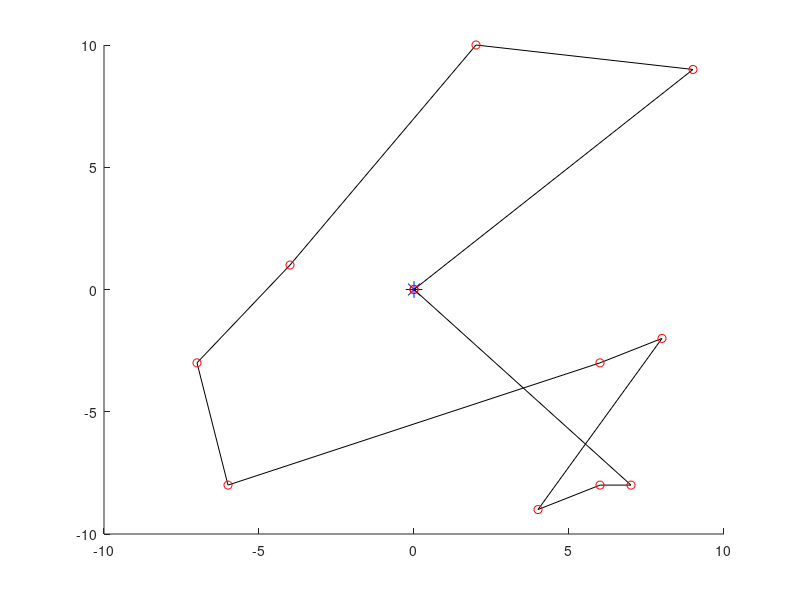
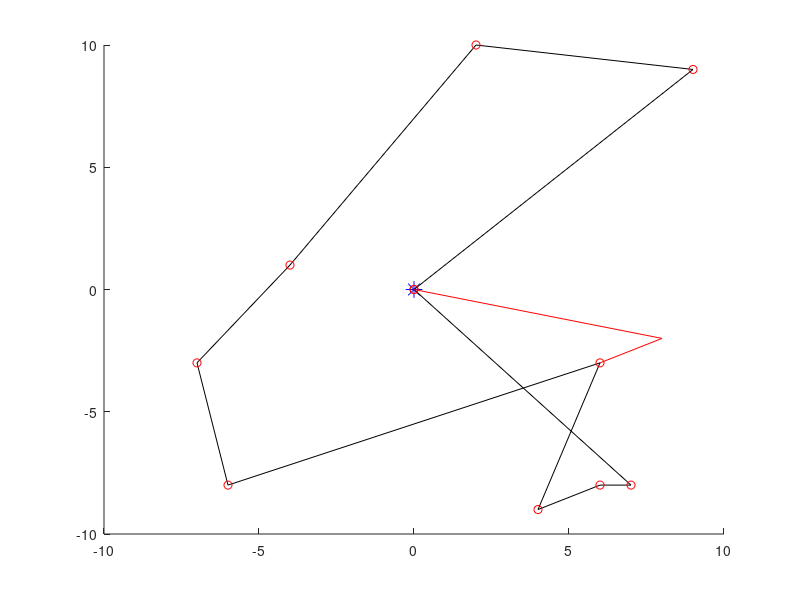
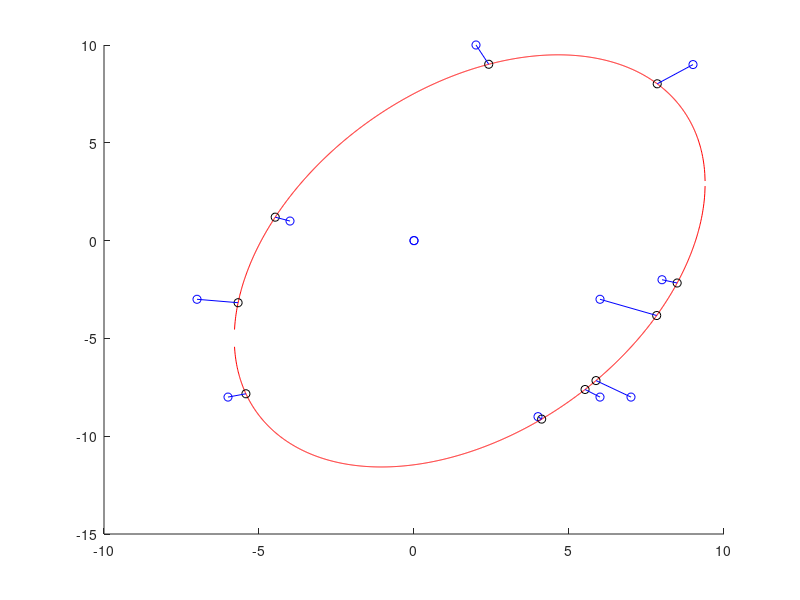

Reproduce these figures in MATLAB, in order.
function[] = TDRA( )
% This main function will execute the entirety of the Truck and Drone 
% routing algorithm. 

%%%
% When it comes to calculating the "travel time between two customers" we will 
% use the distance between the two nodes for trucks. When calculating the 
% travel time between two customers by UAV, we will use the distance but 
% divided by a speed factor of 1.5.
%%%

    % Variables 
    %      C0            Set of customer locations with depot as the starting
    %                     location where C0.x is the x location of the
    %                     customers and C0.y is the y locations of the
    %                     customers. 
    %       c            Number of customers
    %       U            Set of drones
    %       u            Number of drones
    % aafDistancesTruck  Travel times between two customers i & j by truck
    %     soln           Our representation of the solution where:
    %                      ansoln.Part1 represents the sequence of customers
    %                          visited by the truck
    %                      ansoln.Part2 represents the assignment of
    %                          customers to UAVs & also the sequence of
    %                          visits by each UAV
    %                      ansoln.Part3 represents the launch locations of
    %                          each UAV for every flight
    %                      ansoln.Part4 represents the reconvene locations of
    %                          each UAV for every flight
    %       Rmax         Maximum number of iterations that our heuristic
    %                      will run
    %       WeightInfo   The weight of each heuristic which serves as an
    %                      indicator of the performance of the heuristic

    
    
    
    % Generate customer locations
%     C0.x = (50 - -50)*rand(1, 4) + -50;
%     C0.y = (50 - -50)*rand(1, 4) + -50;
%     C0.x = [ 0 -10 0 0 ]; % we treat the first slot as the depot;
%     C0.y = [ 0 0 -10 -5 ];  % we treat the first slot as the depot;
%     C0.x = [ 0 randi([-10, 10], 1, 10) 0 ];
%     C0.y = [ 0 randi([-10, 10], 1, 10) 0 ];
    
    C0.x = [ 0 -4 -7 -6 4 6 2 9 8 7 6 0 ];
    C0.y = [ 0 1 -3 -8 -9 -3 10 9 -2 -8 -8 0];
    
% %          0  1  2  3  4  0   Customer ID
% %          1  2  3  4  5  6   Indices
%     C0.x = [ 0  8  6 -7  1  0 ];
%     C0.y = [ 0 -2 -3 -3  2  0 ];

%            0  1  2  3  4  5  6  0  Customer ID
%            1  2  3  4  5  6  7  8  Indices
%     C0.x = [ 0 -2 -3  2  2  7 -4  0 ]; 
%     C0.y = [ 0  4  1  4  3  1  3  0 ]; 

% 
%     C0.x = [0, 1, 2, 3, 3, 2, 1, 0 ]
%     C0.y = [0, 1, 1, 0.1, -1, -1, -1, 0]

%%%%%%%%%%%%%%%%%%%%%%%%Testing ellipse fitting %%%%%%%%%%%%%%%%%%%%%%%%
% Slanted ellipse
%     C0.x = [ 1, 2, 3, 4, 4.5, 5, 5.5, 6, 6, 5.7, 5.5, 5, 4, 3, 1, ...
%              -1, -3, -6, -7, -7.5, -7, -6, ...
%              -3, -2, -1, -4, -5];
%     C0.y = [ 7, 6, 5, 4, 3, 2, 0.5, -1, -1.5, -3.5, -4, -5, -5.3, -5.2, -4.5,...
%              8, 8, 7, 6, 4, 2, 0, ...
%              -2.5, -3, -3.5, -1.5, -1];
    

% Ellipse along x axis; This works well 
%     C0.x = [ -3, -2.5, -2, -1.5, -1, -.5, 0, .5, 1, 1.5, 2, 2.5, 3, -3, -2.5, -2, -1.5, -1, -.5, 0, .5, 1, 1.5, 2, 2.5, 3 ];
%     C0.y = [ 0.54, 1.06, 1.34, 1.52, 1.64, 1.71, 1.73, 1.71, 1.64, 1.54, 1.34, 1.06, .54, -0.54, -1.06, -1.34, -1.52, -1.64, -1.71, -1.73, -1.71, -1.64, -1.54, -1.34, -1.06, -.54 ];

% Ellipse along y axis
%     C0.x = [ 0 [ -2 : 0.5 : 2 ] [ -2 : 0.5 : 2 ] 0]
%     C0.y = [0 sqrt( 1 - (C0.x(1 : 9).^2)/4 ) [ -1*sqrt( 1 - (C0.x(10 : 18).^2)/4 ) ] 0 ]
    



    % Plot the customer locations
%     hold on
%     figure( 1 );
%     plot(0,0,'b*', 'MarkerSize', 12)
%     plot(C0.x, C0.y, 'bo')
%     hold off

    
    % Numbers of customers (excluding the depot) 
    c = length(C0.x) - 2;
    
    % Number of drones
    U = [1, 2];
    u = length(U);
    
    % Initial and final temperature (Inputs for SA)
    T0 = 90;
    TFinal = 0.01; 
    Beta_SA = 0.99;
    Imax = 20;
    
    % Calculate the distances between each all points
    % Here, our first row of the columns is how far our depot is from each 
    % of the customers. 
    aafDistances = calculateDistances(C0.x, C0.y);
    
    
    % Initialize solution data structure
    soln.anPart1 = zeros(1, length(C0.x));  % the Truck Route
    soln.anPart2 = [-1];  % Assignment of customers to UAVs
    soln.anPart3 = [-1];  % Launch locations of the UAVs
    soln.anPart4 = [-1];  % Reconvene locations of the UAVs
    
    
    % Generate initial solution s, to the STRPD based on SA
    s = simulatedAnnealing(c, aafDistances, soln, T0, TFinal, Beta_SA, Imax, u);
    
%%%%%%%%%%%%%%%%%%%%%%%%%%%%%%%%%%%%%%%%%%%%%%%%%%%%%%%%%%%%%%%%%%%%%%%%
    % Test plotting our path with drones
    % THis is correct btw
%     s.anPart1 = [ 0 4 2 3 0 ];
%     s.anPart3 = [ 2 -1 ];   % These indices refer to the cell number in part 1, so this is wrong. 
%     s.anPart2 = [ 1 -1 ];   % visits customer 1
%     s.anPart4 = [ 3 -1 ];   % returns to index 2 of s.anPart1 (which is customer 3)
% 
%     s.anPart1 = [ 0 4 3 1 2 0 ];    % MOST RECENT TEST
%     s.anPart3 = [ 1 -1 4 ];
%     s.anPart2 = [ 5 -1 6 ];
%     s.anPart4 = [ 3 -1 5 ]; 
    
%     s.anPart1 = [ 0 4 2 0 ];
%     s.anPart3 = [ 2 3 -1 ];   % These indices refer to the cell number in part 1, so this is wrong. 
%     s.anPart2 = [ 1 3 -1 ];   % visits customer 1
%     s.anPart4 = [ 3 4 -1 ];   % returns to index 2 of s.anPart1 (which is customer 3)

%     s.anPart1 = [ 0 4 2 0 ];
%     s.anPart3 = [ 2 -1 3 ];   % These indices refer to the cell number in part 1, so this is wrong. 
%     s.anPart2 = [ 1 -1 3 ];   % visits customer 1
%     s.anPart4 = [ 3 -1 4 ];   % returns to index 2 of s.anPart1 (which is customer 3)

%     s.anPart1 = [ 0 4 2 0 ];
%     s.anPart3 = [ 2 -1 3 ];   % These indices refer to the cell number in part 1, so this is wrong. 
%     s.anPart2 = [ 1 -1 3 ];   % visits customer 1
%     s.anPart4 = [ 3 -1 4 ];   % returns to index 2 of s.anPart1 (which is customer 3)
%%%%%%%%%%%%%%%%%%%%%%%%%%%%%%%%%%%%%%%%%%%%%%%%%%%%%%%%
%%%%%%%%%%%%%%%%%%%%%%%%%%%%%%%%%%%%%%%%%%%%%%%%%%%%%%%%%%%%%%%%%%%%%%%%

    % Plot the truck and drone route
    plot_route( C0, s, 1);
    
    
    % Initialize best solution, the rsult of the best solution, the 
    % iteration number, and the temperature
    s_best = s;
    fs_best = f(aafDistances, s_best, u);
    
    
    % Elliptical stuff
    solnOut = ellipticalCustomerAssignment( s_best, C0, u);
    
    % ALAN FIX THIS
    % The reason our plot isn't working too well is because for whatever
    % reason, the solnOut is choosing to return to a customer location that
    % is further away than the one it should be returning to . 
    hold on; 
    plot_route( C0, solnOut, 4)
    hold off; 
    
    f(aafDistances, solnOut, u)

    % This is line 4 of Algorithm 1: Outline of the TDRA
    solnTest = apply_heuristic_2_opt(solnOut, C0, aafDistances)

    WeightInfo = weight_init();

    Rmax = 10; 
    for iIter = 1 : Rmax
        nHeuristic = select_heuristic(WeightInfo);
    end
    
end

%%%%%%%%%%%%%%%%%%%%%%%%%%%%%%%%%%%%%%%%%%%%%%%%%%%%%%%%%%%%%%%%%%%%%%%%%%%
function[ ] = plot_route( C0, s, fig_num ) 
% plot_route will take in the customer locations & the initial solution
% produced via the Simulated annealing method. It will then plot the route 
% the truck will take. 
% Input 
%   C0      The locations of all the customers
%   s       The route we are plotting 
%   u       The number of drones 
%  fig_num  The number of the figure
% Output
%   

    % Variables
    %    a, b     Placeholder variables for the coordinates 
    %  nCustInd   counter to keep track of the customer indices 
    
    % Plot the truck route
    nCustInd = 2;
    a = [ 0 ]; 
    b = [ 0 ]; 
    
    % Fill in these a and b arrays
%     for i = s.anPart1( 2 : length(C0.x) - 1 )
    for i = s.anPart1( 2 : length(s.anPart1) - 1)
        a(nCustInd) = C0.x(i+1);
        b(nCustInd) = C0.y(i+1);
        nCustInd = nCustInd + 1; 
        a;
        b;
    end

    a(end + 1) = 0;
    b(end + 1) = 0;


        
    % Initialize the coords visited by the drones
    aanDrones = zeros(length(s.anPart2)-1, 6);
    
    C0;
    s; 
    % Fill in this matrix
    for iCustomer = 1 : length(s.anPart2)        
        if s.anPart2(iCustomer) == -1
            aanDrones( iCustomer, : ) = -1*ones(1, 6);
%             aanDrones = [ aanDrones ; -1*ones(1, 6) ]
            
        else
            aanDrones(iCustomer, 1) = C0.x(s.anPart1(s.anPart3(iCustomer)) + 1);
            aanDrones(iCustomer, 4) = C0.y(s.anPart1(s.anPart3(iCustomer)) + 1);

            aanDrones(iCustomer, 3) = C0.x(s.anPart1(s.anPart4(iCustomer)) + 1);
            aanDrones(iCustomer, 6) = C0.y(s.anPart1(s.anPart4(iCustomer)) + 1);

            aanDrones(iCustomer, 2) = C0.x(s.anPart2(iCustomer) + 1);
            aanDrones(iCustomer, 5) = C0.y(s.anPart2(iCustomer) + 1);
        end
    end
    
    
    
    % Plot the drone route
    aColors = ["r--", "b--", "g--", "k--", "m--"];
        
    % 
    aDimensions = size(aanDrones);
    
    % Plot this stuff
    figure(fig_num)
    hold on; 
    plot(0,0,'b*', 'MarkerSize', 12)
    plot(a, b, 'k-')
    plot(a, b, "ro")
    
    iDrone = 1; 
    for iRow = 1 : aDimensions 
        x = [ 0 ];
        y = [ 0 ]; 
        
        if aanDrones(iRow, 1) == -1
            iDrone = iDrone + 1; 
        else
            for iCol = 1 : 3
                x(iCol) = aanDrones(iRow, iCol);
                y(iCol) = aanDrones(iRow, iCol+3);
            end
            
            plot(x, y, aColors(iDrone));
        end
    end
    hold off; 
end

function[ aafDistances ] = calculateDistances( x, y )
% calculateDistances will calculate the distances between all the points 
%   on the graph
% INPUT
%   x, y   the x and y coordinates of the customers
% OUTPUT
%   aafDistances   An array of distances where D_ij is the distance between 
%                    house i and house j; this matrix should be symmetric

    % Variables
    %
    
    % Initialize the distances array
    aafDistances = zeros(length(x));
    
    % Calculate the distances
    for i = 1 : length(x)
        for j = 1 : length(x)
            aafDistances( i, j ) = sqrt( (x(i) - x(j))^2 + (y(i) - y(j))^2 );
        end
    end
    
end

function[ s_best ] = ...
    simulatedAnnealing( c, aafDistances, soln, T0, TFinal, Beta_SA, Imax, u)
% simulatedAnnealing function will take in an array of distances 
% and will generate a random TRP (traveling repairman problem).
% INPUT
%   c              The length of the soln
%  aafdistances    Array of distances between customers
%  soln            Data structure of solution
%   T0             The initial temperature
%   TFinal         The final temperature we want to approach
%  Beta_SA         The cooling schedule for our simulated annealing
%   Imax           The maximum number of iterations
%   u              The numebr of drones
% OUTPUT
%  s_best          Returns the best solution to the TRP 


    % Variables
    %  soln       Data structure with solutions parts 1, 2, 3, and 4 
    %     s       Solution to the TRP problem
    %  s_best     Best solution
    % fs_best     The result of the best solution7
    %     T       The current temperature of our simulated annealing
    

    % Initialize our current and final temperatures
    T = T0;     
    
    % Generate a ranomd TRP (Traveling Repairman Problem) 
    % randomly insert all customers into vector    
    soln.anPart1 = [ 0 randperm(c) 0 ];
    s = soln; % create duplicate of soln for comparison
    
    % Initilaize the best solution and the best result 
    s_best = s;
    fs_best = f(aafDistances, s, u); 
    
    sPrime = soln;
    
    % Run the simulated annealing process
    while T > TFinal
        for i = 1 : Imax 
            % Find neighbor to s
            sPrime.anPart1 = neighbor(s);
            

            
            % Check if neighbor is better than current solution 
            diff = fs_best - f(aafDistances, sPrime, u);
            
            % Check if neighbor is better
            if f(aafDistances, sPrime, u) < f(aafDistances, s_best, u)
                s_best.anPart1 = sPrime.anPart1;
                fs_best = f(aafDistances, sPrime, u); 
            end
            
            % Boltzmann probability time babbbyyyy
            if rand() < exp(-abs(diff) / T)
                s.anPart1 = sPrime.anPart1;
            end
            
        end
        
        % Cooling schedule
        T = Beta_SA * T; 
    end
    
    
    
end

function[ solnOut ] = ellipticalCustomerAssignment( solnIn, C0, k )
% The ellipticalCustomerAssignment heuristic function will take in a soln
% and then will return another solution. 

% INPUT
%  solnIn      This is the input solution
%  C0          The locations (coordinates) of the customers
%  k           Number of drones
% OUTPUT
%  solnOut     This is the output solution

    % VARIABLES
    %    D        The design matrix
    %    C        The constraint matrix
    %    S        Scatter matrix
    %    V        Matrix with columns being the eigenvectors
    %    D        Matrix where diagonals are eigenvalues
    %    g        Anonymous function for distance from point to conic
    %    h        Anonymous function for distance between two points
    % aVectorScaled  The parameters that create our ellipse
    % anSortedTruckCustomers   Vector of truck customers sorted by distance
    %                          to ellipse
    % aafDistances  Get the distances between all the points
    
    
    % Create matrix of distances
    aafDistances = calculateDistances(C0.x, C0.y);
    
    % Assign initial variables 
    solnOut = solnIn; 
    fSolnOut = f( aafDistances, solnIn, k);
    
    % Fit an ellipse to C0 
    % First create our design matrix
    D = zeros(length(C0.x) - 1, 6);
    for iRow = 1 : length(C0.x) - 1
        D( iRow, 1 ) = (C0.x(iRow))^2;
        D( iRow, 2 ) = C0.x(iRow) * C0.y(iRow);
        D( iRow, 3 ) = (C0.y(iRow))^2;
        D( iRow, 4 ) = C0.x(iRow);
        D( iRow, 5 ) = C0.y(iRow);
        D( iRow, 6 ) = 1;
        

    end
    
    
    % Next our constraint matrix
    C = zeros(6); 
    C(1, 3) = 2;
    C(3, 1) = 2;
    C(2, 2) = -1; 
    
    % Create scatter matrix
    S = D' * D;
    
    % Find our eigenvalues and eigenvectors
    [ eigenvector, eigenvalue ] = eig( S, C );
    
    % Find the smallest eigenvalue
    fMinDiag = inf;
    for iDiagonal = 1 : 6
        if eigenvalue(iDiagonal, iDiagonal) > 1e-6 && eigenvalue(iDiagonal, iDiagonal) < fMinDiag
            iMinDiag = iDiagonal;
            fMinDiag = eigenvalue(iDiagonal, iDiagonal);
        end
    end
    
    
    % Scale the parameters so that a'C*a = 1
    aVector = eigenvector( :, iMinDiag );
    fScaling = aVector' * C * aVector;
    aVectorScaled = aVector / sqrt(fScaling);
        
    
    % This function gives us the algebraic distance of any point (x, y)
    % from the conic. 
    g = @( a, x, y) (a(1)*x.^2 + a(2).*x.*y + a(3)*y.^2 + a(4)*x + a(5)*y + a(6));
    
    
    % Create functions from the quadratic formulas    
    fplus  = @(a, x) ( -(a(2)*x + a(5)) + sqrt( (a(2)*x + a(5)).^2 - 4*a(3)*(a(1)*x.^2 + a(4)*x + a(6)) ) ) / (2*a(3));
    fminus = @(a, x) ( -(a(2)*x + a(5)) - sqrt( (a(2)*x + a(5)).^2 - 4*a(3)*(a(1)*x.^2 + a(4)*x + a(6)) ) ) / (2*a(3));
    
    
    % Create array of points
    afXData = [ min(C0.x) - 10 : 0.01 : max(C0.x) + 10 ];
    % Check to see if the x and y are imaginary
    counter = 1;
    for x = afXData
        if isreal(fplus( aVectorScaled, x )) && fplus( aVectorScaled, x) ~= 0
            afXGoodData(counter) = x;
            afYDataPositive(counter) = fplus( aVectorScaled, x ); 
        end
        
        if isreal(fminus( aVectorScaled, x )) && fminus( aVectorScaled, x) ~= 0
            afYDataNegative(counter) = fminus( aVectorScaled, x );
        end
        
        if isreal(fminus( aVectorScaled, x )) && isreal(fplus( aVectorScaled, x ))
            counter = counter + 1; 
        end
        
        
    end
               
    
    % Plot the points
    figure(12345)
    hold on; 
    plot(C0.x, C0.y, 'bo')
    plot(afXGoodData, afYDataPositive, 'r-')
    plot(afXGoodData, afYDataNegative, 'r-')
    

    
    % Given a customer point (xi, yi), find the point (x, y) on an ellipse
    % that minimizes the distance between (xi, yi) and (x, y)
    
    % Set the max number of iterations, the threshold
    % for convergence
    nMax = 30; 
    fThreshold = 10^(-6);
    
    % Hard code the function and its jacobian
    h = @(x, y, lambda, xi, yi, a) ...
        [ 2*x - 2*xi + 2*a(1)*x*lambda + a(2)*lambda*y + a(4)*lambda; 
          2*y - 2*yi + a(2)*lambda*x + 2*a(3)*lambda*y + a(5)*lambda; 
          a(1)*x^2 + a(2)*x*y + a(3)*y^2 + a(4)*x + a(5)*y + a(6) ];

    h_jacobian = @(x, y, lambda, xi, yi, a) ...
        [ 2 + 2*a(1)*lambda, a(2)*lambda, 2*a(1)*x + a(2)*y + a(4); 
          a(2)*lambda, 2 + 2*a(3)*lambda, a(2)*x + 2*a(3)*y + a(5); 
          2*a(1)*x + a(2)*y + a(4), a(2)*x + 2*a(3)*y + a(5), 0 ];
      
   % Initialize ellipse points
   afEllipse.x = [];
   afEllipse.y = [];
   
   % Initialize vector of distances
   afDistanceFromEllipse = zeros(1, length(C0.x)-2); 
    
   %Instead of iterating through the length of the arrays, iterate through   
   for nCustomer = solnIn.anPart1(2 : end - 1)
       % Set initial guess
       %                  x                y        lambda
       afGuess = [ C0.x(nCustomer + 1); C0.y(nCustomer + 1); 0 ]; 
       
       
       % Get the unknowns
       [ ae_vals, j, aUnknowns ] = ... 
           newtons_method( nMax, afGuess, fThreshold, h, h_jacobian, aVectorScaled, C0, nCustomer+1);
       
       % Plot the point on the ellipse
       plot(aUnknowns(1, j-1), aUnknowns(2, j-1), 'ko')
       
       % Store the ellipse point
       afEllipse.x = aUnknowns(1, j-1);
       afEllipse.y = aUnknowns(2, j-1); 
       
       % Calculate the distance between customers and closest pt on ellipse
       afDistanceFromEllipse( nCustomer ) = sqrt( (afEllipse.x(end) - C0.x(nCustomer+1))^2 + ...
           (afEllipse.y(end) - C0.y(nCustomer+1))^2 );
       
       % Plot those thangs 
       plot( [ C0.x(nCustomer+1); afEllipse.x ], [C0.y(nCustomer+1); afEllipse.y], 'b-' )
%        [ C0.x(nCustomer); afEllipse.x ]
% %        for i = 1 : length(C0.x)
% %            plot( [ C0.x(nCustomer+1); afEllipse.x(nCustomer) ], [C0.y(nCustomer+1); afEllipse.y(nCustomer)], 'b-' )
% %        end
% %        hold off; 
             
              % Final Output Lines
%        fprintf("\n")
%         fprintf("Final Output Line for Part (a)\n")
%         fprintf("Current k    |      e^(k+1)     |      x^(k+1)\n" );
%         fprintf("  %4d       |   %10.10f   |   [ %2.6f ; %2.6f; %2.6f ]   \n", k-2, ae_vals(k-1), aUnknowns(1, k-1), aUnknowns(2, k-1), aUnknowns(3, k-1))
       
   end
    
   hold off;
   
   
   % Sort the customer in descending order from distance to the ellipse
   afDistanceFromEllipse;
   [ afSortedDistances, anSortedTruckCustomers ] = sort( afDistanceFromEllipse, 2, "descend" );

   afSortedDistances;
   anSortedTruckCustomers;
   
   
   % Get the distance matrix (the distances between all the points)
   aafDistances = calculateDistances(C0.x, C0.y); 
   
   
    % Now we start looping until no feasible position is available for
    % customers in the list for re-insertion in UAV routes
%     feasible = 1;  %
    temp_counter = 0;     % this temporary counter will eventually be removed, 
                          % it is taking place of the feasibility thing
           
    bDone = 0;


    
% if for one iteration of the repeat loop, doesn't improve. 


    while ~bDone 
        % Initialize the "previous" best waiting time
        fTotalWaitingTimePrev = fSolnOut; 

        for i = 1 : length(anSortedTruckCustomers)           
            % Store the index of customer i in anSortedTruckCustomers
            jCust = anSortedTruckCustomers(i);  % customer index at index i in anSortedTruckCustomers
            
            % Select customer c_j in the list & remove it from truck route
            solnRemovedCustomer = soln_remove_truck_customer(solnIn, jCust);

%             %%%%% TEMPORARY STUFF REMOVE AFTER TESTING %%%%%
%             solnIn.anPart1 = [0 10 9 8 7 3 5 6 0];
%             solnIn.anPart3 = [ 1 6 -1 2 3 6];
%             solnIn.anPart2 = [11 1 -1 12 4 2];
%             solnIn.anPart4 = [3 7 -1 3 6 7];
%             solnIn
%             jCust = 8  % This is the customer we will be removing
%             %%%%% TEMPORARY STUFF REMOVE AFTER TESTING %%%%%
            
            % Check all potential positions in truck route
            for iTruckStop = 2 : length(solnIn.anPart1) - 1
                % Insert the customer in the truck route
                insertedTruckSoln = ...
                    soln_insert_truck_customer(solnRemovedCustomer, jCust, iTruckStop);
                
                
                % Check feasibility 
                % Totally checking feasibility, yep looks super great
                bFeasible = check_feasibility(insertedTruckSoln);           
                
                % Calculate the total waiting time
                fTruckInsertionWaitingTime = f( aafDistances, insertedTruckSoln, k ); 

                % Compare this s to our original s_out
                if bFeasible && (fTruckInsertionWaitingTime < fSolnOut)
                    solnOut = insertedTruckSoln; 
                    fSolnOut = fTruckInsertionWaitingTime; 
                end
            end

            % Intialize feasibility for inserting customer into drone
            bFeasible = 1; 
            
            indexindexindex = 1;
            % Check all potential positions in drone route
            for iDrone = 1 : k
                for iStopLeave = 1 : length(solnRemovedCustomer.anPart1)
                    for iStopReturn = iStopLeave + 1 : length(solnRemovedCustomer.anPart1)
                        % Insert the customer in the truck route
                        insertedDroneSoln = ... 
                            soln_add_drone_customer(solnRemovedCustomer,...
                            jCust, iDrone, iStopLeave, iStopReturn);

                        % Check feasibility
                        if (insertedDroneSoln.anPart3(2) == -3 && insertedDroneSoln.anPart2(2) == 3 && insertedDroneSoln.anPart4(2) == 4)
                            asdfasdf = 123; 
                        end
                        bFeasible = check_feasibility(insertedDroneSoln, C0, aafDistances);

                        % Let's check what it looks like
%                         hold on; 
%                         plot_route( C0, insertedDroneSoln, indexindexindex)
%                         hold off;
                        
                        % Calculate the total waiting time
                        % note: when calculating wait times, we are using
                        % the CURRENT soln.anPart1 
                        fDroneInsertionWaitingTime = f( aafDistances, insertedDroneSoln, k); 

                        % Compare this to the solnOut
                        if bFeasible && (fDroneInsertionWaitingTime < fSolnOut)
                            solnOut = insertedDroneSoln; 
                            fSolnOut = fDroneInsertionWaitingTime; 
                        end

                        indexindexindex = indexindexindex + 1; 
                    end
                end
            end
        end % here here here


        % Remove the customer from the list
        anSortedTruckCustomers(1) = []; 


        % right here
        if fTotalWaitingTimePrev <= fSolnOut 
            bDone = 1; 
        end
    end

end

function[ ae_vals, k, aUnknowns ] = ...
    newtons_method( nMax, afGuess, fThreshold, h, h_jacobian, a, C0, iCustomer )
% Newton's method will approximate the roots of our function h. For this
% particular problem, h is the gradient of our distance formula. 
% Input
%   nMax               The maximum number of iterations
%   afGuess            Our initial guess
%   fThreshold         The threshold for convergence
%   h                  The function we are trying to find the root of 
%   h_jacobian         The jacobian of function h
%   aVectorScaled      The paramters we found to create our ellipse
%   C0                 Our set of customers
%   iCustomer          The current customer we are at
% Output
%   ae_vals            Array of error values
%   k                  Number of iterations
%   aUnknowns          Array of unknowns we are trying to find

    % Local Variables
    %  k           Number of iterations it took to converge
    %  e           The error value
    %  xi          x coordinate of the customers
    %  yi          y coordinate of the customers
    
    % Initialize k values and error value e
    k = 1; 
    e = 99;   % absurd error value
    
    % Create variables for the x and y coordinates of the customers
    xi = C0.x(iCustomer); 
    yi = C0.y(iCustomer); 
    
    % Initialize vector to hold the updating x, y, and lambda values and
    % vector for e values
    aUnknowns = zeros(3, nMax); 
    ae_vals = zeros(1, nMax); 
    aUnknowns(:, 1) = afGuess; 
    ae_vals(1) = e; 
    
    % Run Newton's Method for the vector case
    while k < nMax + 2 && ae_vals(k) > fThreshold
        aUnknowns(:, k+1) = aUnknowns(:, k) - ... 
            h_jacobian(aUnknowns(1, k), aUnknowns(2, k), aUnknowns(3, k), xi, yi, a) \ ...
            h(aUnknowns(1, k), aUnknowns(2, k), aUnknowns(3, k), xi, yi, a ); 
        
        % Calculate the error
        ae_vals(k+1) = norm( aUnknowns(:, k+1) - aUnknowns(:, k) );
        
        % Print k, the error and the value
%         fprintf("Current k    |      e^(k+1)     |      x^(k+1)\n" );
%         fprintf("  %4d       |   %10.10f   |   [ %2.6f ; %2.6f; %2.6f ]   \n", k-1, ae_vals(k+1), aUnknowns(1, k+1), aUnknowns(2, k+1), aUnknowns(3, k+1))
        
        % Update k 
        k = k + 1; 
    end
end

function[ solnOut ] = soln_remove_truck_customer(solnIn, jCust)
% The soln_remove_truck_Customer function takes in a solution structure and
% the customer j that we will be removing from the truck route. It will
% first loop over soln.anPart1 to find jCust. Then it will "remove him" by
% esentially shifting everyone in solnIn.anPart1 after him down by 1. 
% Input
%  solnIn     The solution we are currently working with
%  jCust      The customer we will be removing from part 1 of solnIn
% Output
%  solnOut    The resulting solution

    % Local variables
    %  iCustomer     counter variable to keep track of the customer index
    %  
    
    % Loop over soln.anPart1 to find jCust
    for iCustomer = 1 : length(solnIn.anPart1)
        if solnIn.anPart1(iCustomer) == jCust
            jCustIndex = iCustomer; 
        end
    end
    
    % Remove jCust and shift everyone down
    solnIn.anPart1(jCustIndex) = [];
    solnIn.anPart1;

    % Shift things in part 3 and part 4 that are after the removal slot
    % down by 1
    nDroneCounter = 1; 
    for nIndex = 1 : length(solnIn.anPart3)
        if solnIn.anPart3(nIndex) < 0
            nDroneCounter = nDroneCounter + 1;
            
        else
            if solnIn.anPart3(nIndex) > jCustIndex  % "if it comes after"
                solnIn.anPart3(nIndex) = solnIn.anPart3(nIndex) - 1;  
            end
            
            if solnIn.anPart4(nIndex) > jCustIndex
                solnIn.anPart4(nIndex) = solnIn.anPart4(nIndex) - 1; 
            end
        end
    end
    
    % Return the solnOut
    solnOut = solnIn; 
  
end

function[ solnOut ] = soln_insert_truck_customer(solnIn, jCust, iStop)
% The soln_insert_truck_customer method will take in the solution, the
% jCustomer we will be inserting, and the place where the truck will be
% inserted. 
% Inputer
%    solnIn    The input solution
%    jCust     the customer that will be inserted
%    iStop     Where the truck will be placed

    % Local Variables
    %
    
    % Initialize the out solution 
    solnOut = solnIn;
    
    % First insert values 1 to iStop - 1
    solnOut.anPart1 = solnIn.anPart1(1 : iStop - 1);
    
    % Next insert jCust
    solnOut.anPart1(iStop) = jCust; 
    
    % Next insert the remaining values iStop to the end of the array
    solnOut.anPart1 = [ solnOut.anPart1 solnIn.anPart1(iStop : end)]; 
    
    % Update anPart3 and anPart4
    nDroneCounter = 1; 
    for nIndex = 1 : length(solnIn.anPart3)
        if solnIn.anPart3(nIndex) < 0
            nDroneCounter = nDroneCounter + 1; 
        else
            if solnIn.anPart3(nIndex) >= iStop
                solnOut.anPart3(nIndex) = solnIn.anPart3(nIndex) + 1; 
            end
            
            if solnIn.anPart4(nIndex) >= iStop
                solnOut.anPart4(nIndex) = solnIn.anPart4(nIndex) + 1; 
            end
        end
    end             
end

function[ solnOut ] = ...
    soln_add_drone_customer(solnIn, jCust, iDrone, iStopLeave, iStopReturn)
% soln_add_drone_customer will take in the current solution data structure,
% the customer we will be including, the drone that will be delivering to
% it as well as where the drone will be departing from and arriving to. 
% Input
%  solnIn       Current solution
%  jCust        Customer we are inserting
%  iDrone       The drone that will be delivering to that customer
%  iStopLeave   The index from which the drone will be leaving (based off
%                of the indices from soln.anPart1) 
%  iStopReturn  The index where the drone will be returning (also based off
%                of the indices from soln.anPart1)

% Output
%  solnOut      The resutling solution. 

    % Local variable
    % iPart3Drone     The drone we are currently looking at in part 3
    
    
    % Find the drone we are looking for in solnIn.anPart3
    iPart3Drone = 1;                   
    nDroneCounter = 1;
    
    % Initialize the solnOut
    solnOut = solnIn; 
    
    solnIn;
    while (nDroneCounter ~= iDrone)
        % If we hit a separator (-1) increment the drone
        if (solnIn.anPart3(iPart3Drone) == -1)
            nDroneCounter = nDroneCounter + 1; 
        end
        iPart3Drone = iPart3Drone + 1; 
    end
    
    
    % Look for where iStopLeave fits in solnIn.anPart3 (start from
    % iPart3Drone)
    bPlaced = 0;
    iLeavePlacement = iPart3Drone; 
    while (~bPlaced)        
        % In the case that we want to assign drone n a customer, but there
        % are currently no drone n customers
        if iLeavePlacement > length(solnIn.anPart3)
            % Insert placeholder slot
            solnOut.anPart3(end + 1) = 0;
            solnOut.anPart2(end + 1) = 0; 
            solnOut.anPart4(end + 1) = 0; 
        end
                    
        if (solnOut.anPart3(iLeavePlacement) < iStopLeave)
            % Then we place it in index iLeavePlacement
            bPlaced = 1; 
            
        else
            % We iterate through
            iLeavePlacement = iLeavePlacement + 1; 

        end
    end
    
    
    % Shift oclumns in Part 3 up by 1
    % Shift the columns at & abova where it goes to the right by 1
    solnOut.anPart3 = solnIn.anPart3(1 : iLeavePlacement - 1); 
    
    % Insert the index it will be leaving from
    solnOut.anPart3(iLeavePlacement) = iStopLeave;
    
    % Insert the remaining values iStopLeave to the end of the array
    solnOut.anPart3 = [ solnOut.anPart3 solnIn.anPart3(iLeavePlacement : end) ];
    
    % ----
    % Shift columns in Part 2 up by 1
    % Shift the columns at & abova where it goes to the right by 1
    solnOut.anPart2 = solnIn.anPart2(1 : iLeavePlacement - 1);
    
    % Insert the customer jCust
    solnOut.anPart2(iLeavePlacement) = jCust; 
    
    % Insert the remaining values iStopLeave to the end of the array
    solnOut.anPart2 = [ solnOut.anPart2 solnIn.anPart2(iLeavePlacement : end) ]; 
    
    
    % ----
    % Shift the columns in Part 4 up by 1
    % Shift the columns at & above where it goes to the right by 1
    solnOut.anPart4 = solnIn.anPart4(1 : iLeavePlacement - 1);

    % Insert the customer return index
    solnOut.anPart4( iLeavePlacement ) = iStopReturn; 
    
    % Insert the remaining values iStopLeave to the end of the array
    solnOut.anPart4 = [ solnOut.anPart4 solnIn.anPart4(iLeavePlacement : end) ]; 
    
    
    solnOut;      
end

function[ sPrime ] = neighbor( soln )
% The neighbor function will implement the well-known 2-opt method for
% creating neighbors for our current solution s. Here, we must note that
% our 2-opt method will switch two customers within the vector of Parts 1
% and 2. The customers are selected randomly. Our 2-opt is a local search
% heuristic.

% INPUT
%   soln       Current solution data structure.
% OUTPUT
%  sPrime      A neighbor to input solution soln

    % Variables
    %    sPrime    The soln.anPart1 which is the neighbor to our original 
    %                soln.anPart1  
    %  randIndex1  The index of the customer that will be switched out from
    %                part 1 of the soln data structure
    %  randIndex2  The index of the customer that will be switched out from
    %                part 2 of the soln data structure. 
    %    nTemp     A temporary variable that holds the customer at index 
    %                randIndex1
    
    
    % Randomly pick two customer indices from anPart1 
    randIndex1 = -1;
    randIndex2 = -1;
    
    % Make sure that we don't pick the same two indices
    while randIndex1 == randIndex2
        randIndex1 = randi([2, length(soln.anPart1)-1]);
        randIndex2 = randi([2, length(soln.anPart1)-1]); 
    end
    
%     fprintf("Before switching: \n")
%     soln.anPart1
    
    % Switch their positions in soln.anPart1
    nTemp = soln.anPart1(randIndex1);
    soln.anPart1(randIndex1) = soln.anPart1(randIndex2);
    soln.anPart1(randIndex2) = nTemp; 
    
% %     fprintf("after switching: \n")
%     soln.anPart1
    
    % Return the new neighbor to the input solution
    sPrime = soln.anPart1;
    
end

function[ fTotalWaitTime ] = f( aafDistances, soln, k)
% This function f is our wait time function. In this case, we treat
%  the time = distance for our trucks and we calculate the time for the 
%  drones using a speed factor of 1.5

% INPUT
%   aafDistances    Array of floats containing the distances between custs.
%   soln            Data structure of solutions in parts 1, 2, 3 and 4 
%   k               Number of drones
% OUTPUT
%   fTotalWaitTime  Float of total wait time 
    

    % Variables
    %   alpha         Our speed factor for the drones. 
    %   aSoln         Current solution
    
    
    % Initialize constants
    alpha = 1.5;
    
    
    % Create temporary list of customers
    anCustomers = soln.anPart1;
    
    
    % Initialize total wait time
    fTotalWaitTime = 0;
    
    
    % Create vector arrival and departure times for drones and trucks
    aafDroneArrivalTime = zeros(k, length(aafDistances));
    aafTruckArrivalTime = zeros(1, length(aafDistances));
    aafTruckDepartureTime = zeros(1, length(aafDistances));
    
    
    soln;
    aafDistances;
    
    % Calculate the total wait time for the truck customers
    iPrevious = 1; 
    for iCustomerIndex = 2 : length(soln.anPart1) % Here iCustomerIndex = 1 & = length(soln.anPart1) are the nodes 
        iDrone = 1; % Initialize drone counter
        
        % Calculate the arrival time of the truck to this node        
%         aafTruckArrivalTime(anCustomers(iCustomerIndex) + 1) = ...
%             aafDistances( anCustomers(iCustomerIndex - 1) + 1, anCustomers(iCustomerIndex) + 1 ) ...
%           + aafTruckArrivalTime( anCustomers(iCustomerIndex - 1) + 1);
        aafTruckArrivalTime(anCustomers(iCustomerIndex) + 1) = ...
            aafDistances( anCustomers(iCustomerIndex - 1) + 1, anCustomers(iCustomerIndex) + 1 ) ...
          + aafTruckDepartureTime( anCustomers(iCustomerIndex - 1) + 1);
        
%         "Put this arrival times in aafTruckDepartureTimes and vector and 
%          then update them if they have a drone approaching that same
%          node. So that if there is no drone going towards customer at
%          iCustomerIndex, then they already have something in their truck
%          arrival time vector. That is, we are assuming that no customer
%          has a drone delivering to them. 
%          NOTE: ASSUME INSTANTANEOUS ARRIVAL AND DEPARTURE
        aafTruckDepartureTime(anCustomers(iCustomerIndex) + 1) = ...
            aafTruckArrivalTime(anCustomers(iCustomerIndex) + 1);
        

        
        for iReconveneIndex = 1 : length(soln.anPart4)
            
            % Check if we have an "X" there
            if soln.anPart4(iReconveneIndex) == -1
                iDrone = iDrone + 1;
            end
            
            % Get the arrival time of the drones
            if iCustomerIndex == soln.anPart4(iReconveneIndex) % This means there is a drone flying to this point

                % calculate distance from departure node to customer node
                a = aafDistances( anCustomers(soln.anPart3(iReconveneIndex)) + 1, soln.anPart2(iReconveneIndex) + 1);
                
                % Calculate distance from customer node to arrival node
                b = aafDistances( soln.anPart2(iReconveneIndex) + 1, anCustomers(soln.anPart4(iReconveneIndex)) + 1);
%                 b = aafDistances( soln.anPart2(iReconveneIndex) + 1, anCustomers(soln.anPart4(iReconveneIndex) + 1) );

                
                aafDroneArrivalTime(iDrone, anCustomers(soln.anPart4(iReconveneIndex)) + 1) = (a + b)/alpha;
                
                %%%% WORKS TILL HERE %%%%
                
                % if Truck is there before the drone, it must wait
                if aafTruckArrivalTime(anCustomers(iCustomerIndex) + 1) < ... 
                        max (aafDroneArrivalTime( :, anCustomers(iCustomerIndex) + 1 ) ) ...
                        + aafTruckDepartureTime(anCustomers(iPrevious) + 1) % added this addition bit

                    aafTruckDepartureTime(anCustomers(iCustomerIndex) + 1) = ...
                        max (aafDroneArrivalTime( :, anCustomers(iCustomerIndex) + 1) ) + ...
                        aafTruckDepartureTime(anCustomers(iPrevious) + 1);
                    % do we need to add everything up to this point to the
                    % distance traveled by the drone??
                elseif aafTruckArrivalTime(anCustomers(iCustomerIndex) + 1) > max( aafDroneArrivalTime( :, iCustomerIndex) )
                    % If the drone is there before the truck
                    aafTruckDepartureTime(anCustomers(iCustomerIndex) + 1) = aafTruckArrivalTime( anCustomers(iCustomerIndex) + 1);
                end
                    
            end
            
        end
       iPrevious = iPrevious + 1;  
    end
    
    
    % Get the total waiting time 
    fTotalWaitTime = aafTruckDepartureTime( soln.anPart1(end - 1) + 1 ); 


    %% NOTES
    % WE MIGHT HAVE TO CREATE IF STATEMENT FOR WHAT TO RETURN. For example,
    % if the last customer is visited by a drone and arrives there before
    % the truck, we are not interested in waiting for the truck to get
    % there (since our drone would have already delivered to the customer).
    %   In this case we don't want to return the aafTruckDepartureTime. 

    % Potential Fix: in the case that we visit a customer and the drone
    % gets there faster, IF there is a customer to visit afterwards, THEN
    % we choose the higher time. ELSE (last customer), we take the minimum.
    % Look at the picture titled "ECA_fig1"

end

function[ bFeasible ] = check_feasibility( solnIn, C0, aafDistances )
% This function will check the feasibility of the solution that is passed 
% in. It will check that several requirements are satisfied: 
% FOR DRONES: 
% - Travel distance for each drone <= max
% - Leaving stop of drone (part 3) < returning stop of drone (part 4)**
% - No overlapping drone trips (we don't give a drone in the air a delivery)
%       - for each slot in part 4, make sure entry in slot+1 of part 3 is 
%         >= the part 4 value
% GENERAL: 
% - Make sure each customer is delivered to 
% - Battery pack availability/battery life for consecutive trips
% - No out and back trips (covered by **) (part3 == part4)
% TRUCK: 
% - truck must start and end at the depot
% Input
%  solnIn         Input solution
%  C0             The customer locations
%  aafDistances   The distances between customer nodes
% Output
%   bFeasible  Boolean value that is true if the solution is feasible; 
%               false otherwise

    % Local variables
    %  maxDistance     The max distance a drone can fly
    %  alpha           Drone flight multiplier constant
    %  fDroneDistance  The distance flown by a specific drone

    % Initialize drone flight multiplier constant
    alpha = 1.5;

    % Initialize maxDistance variable
    maxDistance = 10; 
    
    % Initialize bFeasible to true
    bFeasible = 1; 

    % Create variable for all of the customers
    anCustomers = solnIn.anPart1; 

    % Make sure that drone isn't traveling back and forth
    iCustIndex = 1; 
    while iCustIndex <= length(solnIn.anPart3) && bFeasible
        if (solnIn.anPart3(iCustIndex) == solnIn.anPart4(iCustIndex) && solnIn.anPart3(iCustIndex) ~= -1)
            bFeasible = 0; 
        end

        if (solnIn.anPart3(iCustIndex) == 1 && (solnIn.anPart4(iCustIndex) == length(solnIn.anPart1)))
            bFeasible = 0; 
        end
        iCustIndex = iCustIndex + 1; 
    end

    % Make sure that the travel distance for each drone is not too far
    i = 1; 
    while i <= length(solnIn.anPart3) && bFeasible
        fDroneDistance = 0; 
        if (solnIn.anPart3(i) ~= -1)
            % Here, we will do the drone flight distance calculation the
            % way we did it in the f() function. 

            % Calculate the distance from departure to the customer
            a = aafDistances( anCustomers(solnIn.anPart3(i)) + 1, solnIn.anPart2(i) + 1); 

            % Calculate the distance from the customer to the arrival
            b = aafDistances( solnIn.anPart2(i) + 1, anCustomers(solnIn.anPart4(i)) + 1); 

            % Total Drone distance
            fDroneDistance = (a+b)/alpha;
        end

        if fDroneDistance > maxDistance
            bFeasible = 0; 
        end
        i = i+1; 
    end
end

% Heuristics
function[ WeightInfo ] = weight_init()
% The weight_init() function will initialize the weights of all the
% heuristics available to us and return a structure that keeps track of
% scores, times, weights, gammas, and segments. 

% Input
% 

% Output
%   WeightInfo          The variable WeightInfo is a data structure with
%                        the following attributes: 
%
%    WeightInfo.afScores  : pi vector which represents the heuristic scores
%    WeightInfo.anTimes   : theta vector which represents the number of
%                            times each heuristic was used 
%    WeightInfo.aafWeights: w_q,l array which represents the weight of
%                            heuristic q (col) used in segment l (row)
%    WeightInfo.fGamma    : a coefficient between 0 and 1 used to balance
%                            between the value of earlier weights and the
%                            new normalized scores
%         .nSegmentCounter: current l 

    % Variables
    %   numHeuristics      The current number of heuristics implemented in
    %                       the code; 

    % Number of heuristics
    numHeuristics = 2; 
    
    % Initialize WeightInfo
    WeightInfo.afScores = zeros(1, numHeuristics); % 2 heuristics 
    WeightInfo.anTimes = zeros(1, numHeuristics); 
    WeightInfo.aafWeights(1, :) = (1/numHeuristics) * ones(1, numHeuristics); 
    WeightInfo.fGamma = 0.2; 
    WeightInfo.nSegmentCounter = 1; 
    
end

function[ nHeuristic ] = select_heuristic( WeightInfo ) 
% The select_heuristic function will take in a WeightInfo variable with a
% structure with the attributes: scores, times, weights, gamma, and segment
% counter. It will calculate the probabilities of the heuristic being
% selected using the WeightInfo.aafWeights attribute. 

% Input
%  WeightInfo       Structure with attributes afScores, anTimes,
%                    aafWeights, fGamma, and nSegmentCounter

% Output
%  nHeuristic       Returns the index associated with the chosen heuristic.
%                    For example, 1 = 2-Opt Heuristic, 2 = 3-opt Heuristic,
%                    3 = Greedy Assignment Heuristic, etc

    % Variables
    %  afProbabilities       Vector of probabilities of each heuristic being selected
    %  fHeuristicWeightSum   The sum of the weights from
    %                           WeightInfo.nSegmentCounter
    %  anSize                The dimensions of the aafWeights attribute

    % Calculate the size
    anSize = size(WeightInfo.aafWeights);

    % Calculate vector of probabilities
    fHeuristicWeightSum = 0; 
    for i = 1 : anSize(2)
        fHeuristicWeightSum = fHeuristicWeightSum + ... 
            WeightInfo.aafWeights(WeightInfo.nSegmentCounter, i); 
    end
    
    afProbabilities = ...
        WeightInfo.aafWeights(WeightInfo.nSegmentCounter, :) / fHeuristicWeightSum; 

    % Split interval 
    afBoundaries = [0]; 

    for i = 1 : length(afProbabilities)
        afBoundaries(i+1) = afBoundaries(i) + afProbabilities(i);
    end
    
    % Randomly select one
    fRand = rand(); 

    % Map the rand # to nHeuristic
    for i = 1 : length(afBoundaries)
        if fRand >= afBoundaries(i)
            nHeuristic = i; 
        end
    end      
end

function[ solnNew ] = apply_heuristic_2_opt( solnCurr, C0, aafDistances )
% This function will implement the 2-opt heuristic which will swap two
% customers within the vector of Parts 1 and 2. The customers are selected
% randomly for the 2-Opt method. Chainging the values in Parts 1 and 2
% while keeping the values in Parts 3 and 4 unchanged may lead to an
% infeasible solution due to the flight range constraint. In the case of
% infeasibility, we use the DRONE PLANNER HEURISTIC. 

% Input
%  solnCurr       The current solution 
%  C0             The locations (coordinates) of the customers
%  aafDistances   The distances between customer node

% Output
%  solnBest   The best solution our algorithm was able to determine

    % Variables
    %  nCustA      Randomly selected customer integer
    %  nCustB      Randomly selected customer integer
    %  nCustomers  Number of customers
    %  nIndA1      Index of customer A if in part 1 (-1 if not in part 1)
    %  nIndB1      Index of customer B if in part 1 (-1 if not in part 1)
    %  nIndA2      Index of customer A if in part 2 (-1 if not in part 1)
    %  nIndB2      Index of customer B if in part 2 (-1 if not in part 1)

    % Get the number of customers
    nCustomers = length(solnCurr.anPart1) - 2; 

    for i = 1 : length(solnCurr.anPart2) 
        if solnCurr.anPart2(i) ~= -1
            nCustomers = nCustomers + 1; 
        end
    end
    
    % Get customers to be swapped
    nCustA = randi([1, nCustomers]); % Ignore the 2 zeros
    nCustB = randi([1, nCustomers]);
    
    while nCustB == nCustA
        nCustB = randi([1, nCustomers]);
    end

    % Find which slot in either part1 or part2 each of A & B are at
    % Part 1
    nIndA1 = -1; 
    nIndB1 = -1; 
    for nIndex = 1 : length(solnCurr.anPart1)
        if nCustA == solnCurr.anPart1(nIndex)
            nIndA1 = nIndex;
        end

        if nCustB == solnCurr.anPart1(nIndex) 
            nIndB1 = nIndex;
        end
    end

    % Part 2
    nIndA2 = -1; 
    nIndB2 = -1; 
    for nIndex = 1 : length(solnCurr.anPart2)
        if nCustA == solnCurr.anPart2(nIndex)
            nIndA2 = nIndex; 
        end

        if nCustB == solnCurr.anPart2(nIndex)
            nIndB2 = nIndex; 
        end
    end

    % Create solnNew and swap the two variables
    solnNew = solnCurr; 

    % customer a in part 1 and customer b in part 2
    if nIndA1 ~= -1 && nIndB2 ~= -1
        tempCust = solnNew.anPart1(nIndA1); 
        solnNew.anPart1(nIndA1) = solnNew.anPart2(nIndB2); 
        solnNew.anPart2(nIndB2) = tempCust; 

    % customer a in part 2 and customer b in part 1
    elseif nIndA2 ~= -1 && nIndB1 ~= -1
        tempCust = solnNew.anPart2(nIndA2); 
        solnNew.anPart2(nIndA2) = solnNew.anPart1(nIndB1); 
        solnNew.anPart1(nIndB1) = tempCust; 

    % customer a and b are in part 1
    elseif nIndA1 ~= -1 && nIndB1 ~= -1
        tempCust = solnNew.anPart1(nIndA1); 
        solnNew.anPart1(nIndA1) = solnNew.anPart1(nIndB1); 
        solnNew.anPart(nIndB1) = tempCust; 

    % customer a and b are in part 2
    elseif nIndA2 ~= -1 && nIndB2 ~= -1
        tempCust = solnNew.anPart2(nIndA2);
        solnNew.anPart2(nIndA2) = solnNew.anPart2(nIndB2); 
        solnNew.anParts(nIndB2) = tempCust; 
    end


   % Check the feasibility
   bFeasible = check_feasibility(solnNew, C0, aafDistances); 
   if bFeasible == 0
       solnNew = apply_heuristic_7_drone_planner(solnNew, C0, aafDistances); 

       if check_feasibility(solnNew, C0, aafDistances) == 0
           solnNew = solnCurr; 
       end
   end
end

function[ solnNew ] = apply_heuristic_7_drone_planner(solnIn, C0, aafDistances) 
% This function will apply the drone planner heuristic. 

% Input

% Output

    % Variables
    %   P_j         Nested structure that contains every (i, s) combination
    %               where i, s in V (set of all nodes in the network) &&
    %               the flight from i to j to s is in range (< L) && i and
    %               s are truck customers && i is served before s
    %  nDrones      Number of drones

    solnNew = solnIn; 
    % Count the number of drones
    if isempty(solnIn.anPart2)
        nDrones = 0; 
    else
        nDrones = 1; 
        i = 0; 
        while i < length(solnIn.anPart2) 
            if solnIn.anPart2(i) == -1 
                nDrones = nDrones + 1; 
            end
            i = i + 1; 
        end
    end

    % Create the P_j variable 
    iDroneCustomer = 1; 
    for iDrone = 1 : nDrones
        while solnIn.anPart2(iDroneCustomer) ~= -1
            for iLeaving = 1 : length(solnIn.anPart1)
                for sReturning = iLeaving + 1
                end
            end
        end

        iDroneCustomer = iDroneCustomer + 1;     
    end
end
